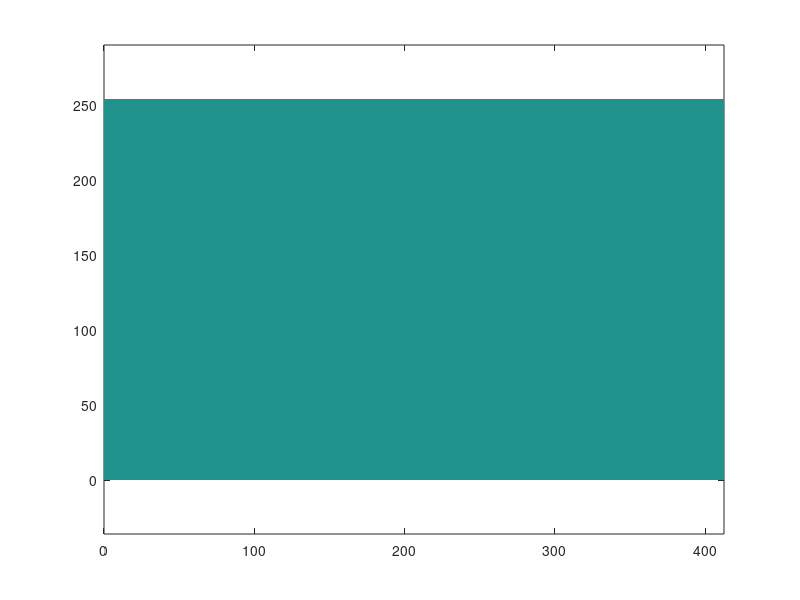

This figure's MATLAB source: (Note: this script raises an error after producing the figure.)
% constants.m %
% http://mt.seas.upenn.edu/Stuff/e/main.pdf %
% Wang, Jin, Khachaturyan, J. Appl. Phys. 92 (2002) 1351 %

clear;
global H0 volume0 mesh voxel0 S X0 K KS KK EpsAvg X
global hole
global Mu Nu Lambda DLambda DMu
global Sigma 
global Eps Eps0
global muo nuo lambdao alphao betao Epso
clear;

% Vitreloy1: Zr: 41.2 Be: 22.5 Ti: 13.8 Cu: 12.5 Ni: 10 in GPa %
E = 92.1;
nu = 0.387;

% Vitreloy105: Zr: 52.5 Ti: 5 Cu: 17.9 Ni: 14.6 Al:10 in GPa %
% Applied Physics Letters 81 (2002) 4739 %
E = 88.6;
nu = 0.371;

% for 2D %
nu = nu*2;
% 2D isotropic medium - not 3D %
mu = E/(2+2*nu);
lambda = E*nu/(1-nu^2);
alpha = (1+nu)/2;
beta  = nu;

mesh = [256 128];
% mesh = [128 64]; %
% mesh = [64 32]; %

VOXEL_HEIGHT_IN_NM = 2;
% supercell: in nm %
H0 = [(1+sqrt(5))/2 0 
      0 1] * mesh(2) * VOXEL_HEIGHT_IN_NM;
G0 = 2*pi*inv(H0)';

volume0 = abs(det(H0));
voxel0 = volume0;
for i = 1 : length(mesh)
  s{i} = 0 : 1/mesh(i) : 1-1/mesh(i)/2;
  voxel0 = voxel0 / mesh(i);
end;

[S{1},S{2}] = meshgrid(s{1},s{2});
X0{1} = S{1} * H0(1,1) + S{2} * H0(2,1);
X0{2} = S{1} * H0(1,2) + S{2} * H0(2,2);
K{1}  = (S{1}-round(S{1}))*mesh(1)*G0(1,1)+(S{2}-round(S{2}))*mesh(2)*G0(2,1);
K{2}  = (S{1}-round(S{1}))*mesh(1)*G0(1,2)+(S{2}-round(S{2}))*mesh(2)*G0(2,2);
K{3}  = sqrt(K{1}.^2 + K{2}.^2);
% maxK = max(max(K{3})) * 0.5; %
maxK = max(max(K{3}));
KS = (K{3} <= maxK);
K{3}(1,1) = 1;
K{1}  = K{1} ./ K{3};
K{1}(1,1) = 0;
K{2}  = K{2} ./ K{3};
K{2}(1,1) = 0;
% Voight: xx yy xy %
KK{1} = K{1} .* K{1};
KK{2} = K{2} .* K{2};
KK{3} = K{1} .* K{2};

hole = [
%     0.5 0.5   0.5 0.1  0.1 %
%     0.5 0.5   0.5 0.05  0.001 %
%     0.5 0.5   0.5 0.04  0.001 %
%     0.41 0.41 0.5 0.1  0.1 %
       ];

Nu = ones(mesh(2),mesh(1)) * nu;
Mu = ones(mesh(2),mesh(1)) * mu;
for n = 1 : size(hole,1),
  DS = S{1} - hole(n,1);
  DS1 = DS - round(DS);
  DS = S{2} - hole(n,2);
  DS2 = DS - round(DS);
  DX1 = DS1 * H0(1,1) + DS2 * H0(2,1);
  DX2 = DS1 * H0(1,2) + DS2 * H0(2,2);
  DR2 = DX1.^2 + DX2.^2;
  factor1to0 = 0.5 + tanh((DR2/hole(n,4)^2-1)/hole(n,5))/2;
  Mu = Mu .* factor1to0;
end;

figure(1); clf;
pcolor(X0{1}, X0{2}, Mu); shading flat; axis equal;
% 2D isotropic medium - not 3D %
Lambda = 2*Nu./(1-Nu) .* Mu;

muo = mu;
nuo = nu;
lambdao = lambda;
alphao = alpha;
betao = beta;
DLambda = lambdao - Lambda;
DMu     = muo     - Mu;

Eps0{1} = X0{1}*0;
Eps0{2} = X0{1}*0;
Eps0{3} = X0{1}*0;

EPSo = Eps0;
Eps = Eps0;
Epso = Eps0;


units;
T = 300;
kT = T * BOLZ * J_IN_EV;
trialfreq = voxel0 * 1e13;
Q0amp = 5;               % eV
OmegaF = voxel0 / 10;    % Magnitude of transformation volume

% strainrate = 10^2; %
% strainrate = 1; %
% strainrate = 1e-2; %
strainrate = 1e-4;
% strainrate = 1e-6; %
% strainrate = 1e-8; %
% 1/s %
